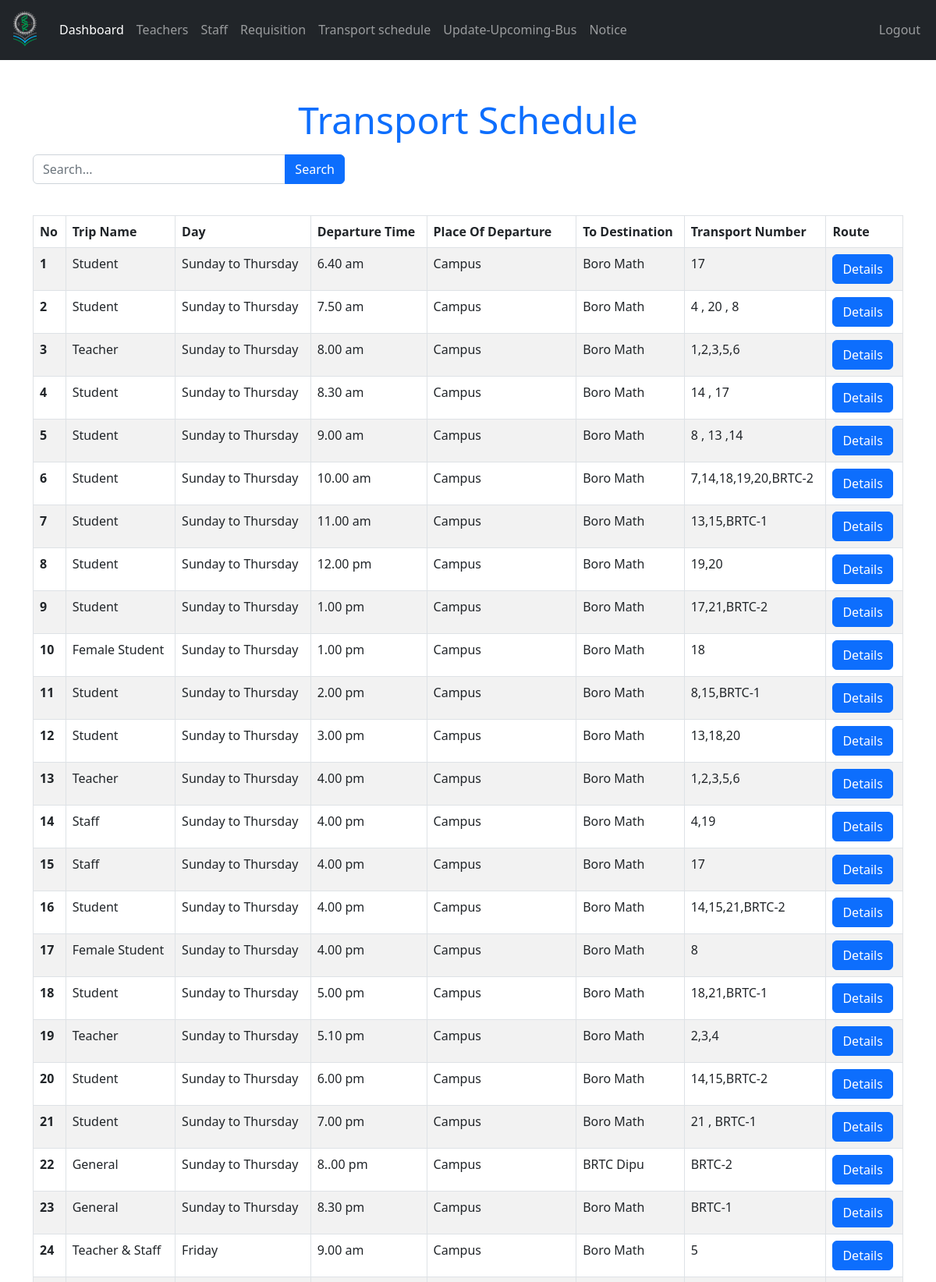
The page /admin/index.php (signed in, upper part) on the database its author committed.
### tables this page shows
CREATE TABLE `t_special_campus` (
  `ID` int(20) NOT NULL,
  `t_name` varchar(200) NOT NULL,
  `time` varchar(200) NOT NULL,
  `from_d` varchar(200) NOT NULL,
  `to_d` varchar(200) NOT NULL,
  `t_no` varchar(200) NOT NULL,
  `day` varchar(200) NOT NULL
);

### admin/transport/AllFunction.php (called while the page is built, shortened)
<?php
function getAllTransportSpecialCampus($conn){
  $sql = "SELECT * FROM t_special_campus";
  $stmt = $conn->prepare($sql);
  $stmt->execute();
  if ($stmt->rowCount() >= 1) {
    $transport = $stmt->fetchAll();
    return $transport;
  }else {
    return 0;
  }
}

### admin/index.php (the view, shortened to what this page needs)
<?php
if (
  isset($_SESSION['admin_id']) &&
  isset($_SESSION['role'])
) {
  if ($_SESSION['role'] == 'Admin') {
    include "../DB_connection.php";
    include "./transport/AllFunction.php";
    $transport_special_campus = getAllTransportSpecialCampus($conn);
    ?>
<!DOCTYPE html>
<html lang="en">
<head>
	<link rel="stylesheet" href="https://cdn.jsdelivr.net/npm/bootstrap@5.2.0/dist/css/bootstrap.min.css">
	<link rel="stylesheet" href="../css/style.css">
  <link rel="stylesheet" href="https://cdnjs.cloudflare.com/ajax/libs/font-awesome/4.7.0/css/font-awesome.min.css">
</head>
<body>
    <?php
        include "inc/navbar.php";
     ?>
     <div class="container mt-5">
     <?php if ( ($transport_special_campus !=0) ) {
        ?>
          <h2 class="display-5 text-center text-primary"><b> Transport Schedule</b>
        </h2>
        <form action="index_search.php"
                 class="mt-3 n-table"
                 id="search"
                 method="get">
             <div class="input-group mb-3 w-50">
                <input type="text"
                       class="form-control"
                       name="searchKey"
                       placeholder="Search...">
                <button class="btn btn-primary">
                       Search
                      </button>
             </div>
           </form>
        <div class="table-responsive ml-4 mr-4">
          <table class="table table-bordered mt-4 table-striped table-hover">
            <thead>
              <tr>
                <th scope="col">No</th>
                <th scope="col">Trip Name</th>
                <th scope="col">Day</th>
                <th scope="col">Departure Time</th>
                <th scope="col">Place Of Departure</th>
                <th scope="col">To Destination</th>
                <th scope="col">Transport Number</th>
                <th scope="col">Route </th>
              </tr>
            </thead>
            <tbody>
              <?php $i = 0;
              foreach ($transport_special_campus as $t3) {
                $i++; ?>
                <tr>
                  <th scope="row">
                    <?= $i ?>
                  </th>
                  <td>
                    <?= $t3['t_name'] ?>
                  </td>
                  <td>
                    <?= $t3['day'] ?>
                  </td>
                  <td>
                    <?= $t3['time'] ?>
                  </td>
                  <td>
                    <?= $t3['from_d'] ?>
                  </td>
                  <td>
                    <?= $t3['to_d'] ?>
                  </td>
                  <td>
                    <?= $t3['t_no'] ?>
                  </td>
                  <td>
                    <button type="button" class="btn btn-primary" data-bs-toggle="modal" data-bs-target="#campus_to_town_special">
                      Details
                    </button>
                  </td>
                </tr>
              <?php } ?>
            </tbody>
          </table>
        </div>
      <?php } else { ?>
        <div class="alert alert-info .w-450 m-5" role="alert">
          Empty!
        </div>
      <?php } ?>
      </div>
</body>
</html>
<?php
  }else {
    header("Location: ../login.php");
    exit;
  }
}else {
	header("Location: ../login.php");
	exit;
}
?>

### css/style.css (style rules this page uses)
.n-table { max-width: 800px; }

### rows shown on the page
t_special_campus: t_name "Student", day "Sunday to Thursday", time "6.40 am", from_d "Campus", to_d "Boro Math", t_no "17"
t_special_campus: t_name "Student", day "Sunday to Thursday", time "7.50 am", from_d "Campus", to_d "Boro Math", t_no "4 , 20 , 8"
t_special_campus: t_name "Teacher", day "Sunday to Thursday", time "8.00 am", from_d "Campus", to_d "Boro Math", t_no "1,2,3,5,6"
t_special_campus: t_name "Student", day "Sunday to Thursday", time "8.30 am", from_d "Campus", to_d "Boro Math", t_no "14 , 17"
t_special_campus: t_name "Student", day "Sunday to Thursday", time "9.00 am", from_d "Campus", to_d "Boro Math", t_no "8 , 13 ,14"
t_special_campus: t_name "Student", day "Sunday to Thursday", time "10.00 am", from_d "Campus", to_d "Boro Math", t_no "7,14,18,19,20,BRTC-2"
t_special_campus: t_name "Student", day "Sunday to Thursday", time "11.00 am", from_d "Campus", to_d "Boro Math", t_no "13,15,BRTC-1"
t_special_campus: t_name "Student", day "Sunday to Thursday", time "12.00 pm", from_d "Campus", to_d "Boro Math", t_no "19,20"
t_special_campus: t_name "Student", day "Sunday to Thursday", time "1.00 pm", from_d "Campus", to_d "Boro Math", t_no "17,21,BRTC-2"
t_special_campus: t_name "Female Student", day "Sunday to Thursday", time "1.00 pm", from_d "Campus", to_d "Boro Math", t_no "18"
t_special_campus: t_name "Student", day "Sunday to Thursday", time "2.00 pm", from_d "Campus", to_d "Boro Math", t_no "8,15,BRTC-1"
t_special_campus: t_name "Student", day "Sunday to Thursday", time "3.00 pm", from_d "Campus", to_d "Boro Math", t_no "13,18,20"
t_special_campus: t_name "Teacher", day "Sunday to Thursday", time "4.00 pm", from_d "Campus", to_d "Boro Math", t_no "1,2,3,5,6"
t_special_campus: t_name "Staff", day "Sunday to Thursday", time "4.00 pm", from_d "Campus", to_d "Boro Math", t_no "4,19"
t_special_campus: t_name "Staff", day "Sunday to Thursday", time "4.00 pm", from_d "Campus", to_d "Boro Math", t_no "17"
t_special_campus: t_name "Student", day "Sunday to Thursday", time "4.00 pm", from_d "Campus", to_d "Boro Math", t_no "14,15,21,BRTC-2"
t_special_campus: t_name "Female Student", day "Sunday to Thursday", time "4.00 pm", from_d "Campus", to_d "Boro Math", t_no "8"
t_special_campus: t_name "Student", day "Sunday to Thursday", time "5.00 pm", from_d "Campus", to_d "Boro Math", t_no "18,21,BRTC-1"
t_special_campus: t_name "Teacher", day "Sunday to Thursday", time "5.10 pm", from_d "Campus", to_d "Boro Math", t_no "2,3,4"
t_special_campus: t_name "Student", day "Sunday to Thursday", time "6.00 pm", from_d "Campus", to_d "Boro Math", t_no "14,15,BRTC-2"
t_special_campus: t_name "Student", day "Sunday to Thursday", time "7.00 pm", from_d "Campus", to_d "Boro Math", t_no "21 , BRTC-1"
t_special_campus: t_name "General", day "Sunday to Thursday", time "8..00 pm", from_d "Campus", to_d "BRTC Dipu", t_no "BRTC-2"
t_special_campus: t_name "General", day "Sunday to Thursday", time "8.30 pm", from_d "Campus", to_d "Boro Math", t_no "BRTC-1"
t_special_campus: t_name "Teacher & Staff", day "Friday", time "9.00 am", from_d "Campus", to_d "Boro Math", t_no "5"
